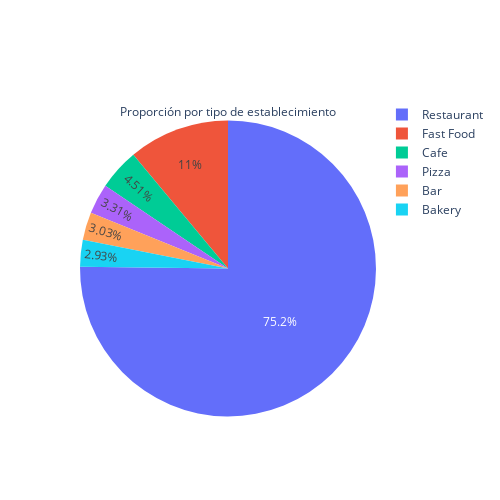

The notebook cell this image was saved under:
### Code cell
fig = go.Figure(data=[go.Pie(labels=prop.tipo_local, values=prop.cantidad_local,
                             title="Proporción por tipo de establecimiento")])
fig.update_layout(width=500,height=500)
fig.show()

### Figure 1 — Plotly figure (JSON) as saved in the notebook; plotly's stock layout.template omitted (floating-point values rounded to 4 significant figures)
{"data": [{"labels": ["Restaurant", "Fast Food", "Cafe", "Pizza", "Bar", "Bakery"], "title": {"text": "Proporción por tipo de establecimiento"}, "type": "pie", "values": [7253, 1066, 435, 319, 292, 283]}], "layout": {"height": 500, "width": 500}}
